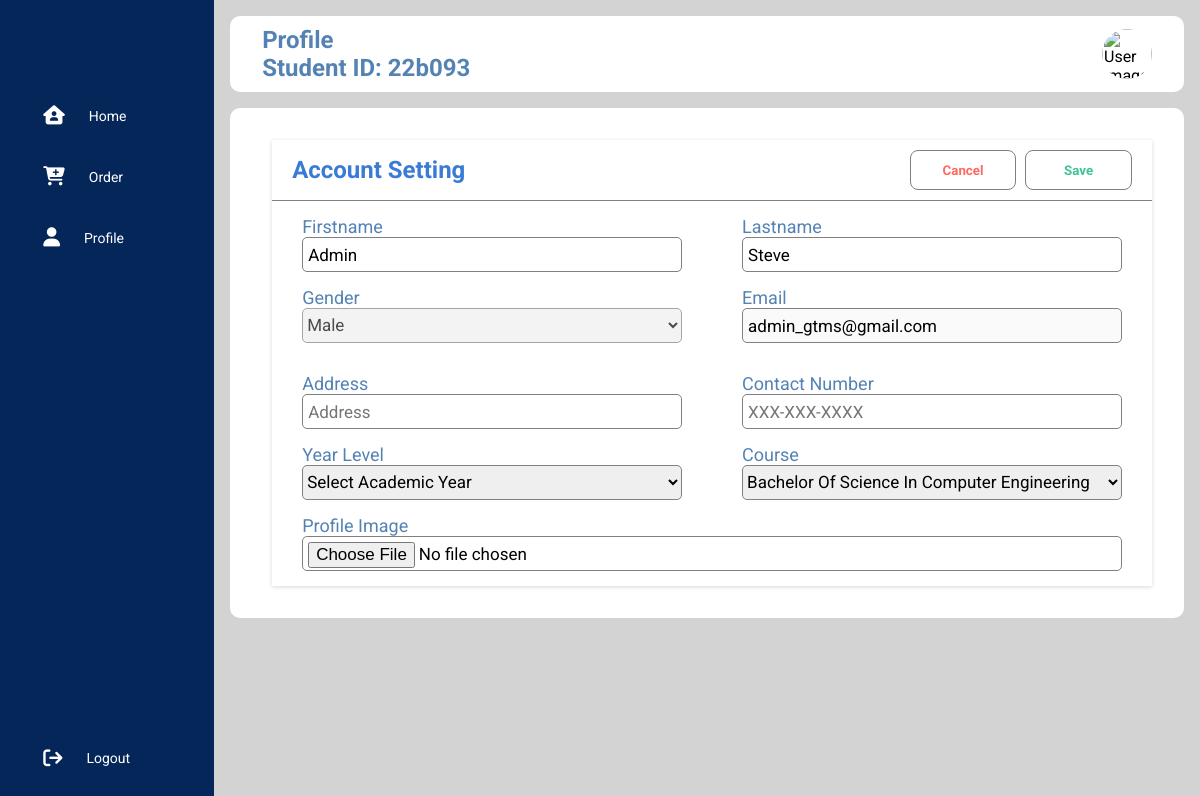
The app's page /user/profile.php (signed in) with its own data.
### tables this page shows
CREATE TABLE `users` (
  `id` int(11) NOT NULL,
  `student_id` varchar(25) NOT NULL,
  `firstname` varchar(50) NOT NULL,
  `lastname` varchar(25) NOT NULL,
  `gender` varchar(10) NOT NULL,
  `email_address` varchar(50) NOT NULL,
  `password` varchar(255) NOT NULL,
  `contact_no` varchar(12) NOT NULL,
  `address` varchar(255) NOT NULL,
  `course` varchar(255) NOT NULL,
  `academic_year` varchar(255) NOT NULL,
  `access_level` varchar(25) NOT NULL,
  `image_profile` varchar(255) NOT NULL,
  `profile_status` varchar(50) NOT NULL,
  `created` timestamp NOT NULL DEFAULT current_timestamp(),
  `modified` datetime NOT NULL DEFAULT current_timestamp()
);

### object/user.php (called while the page is built, shortened)
<?php
class User {
	private $conn;
	private $table_name = "users";
	public $id;
	public function __construct($db) {
		$this->conn = $db;
	}
	function readOne(){
		$query = "SELECT
					firstname,
					lastname,
					student_id,
					image_profile,
					gender,
					email_address,
					contact_no,
					address,
					course,
					academic_year
				FROM
					" . $this->table_name . "
				WHERE
					id = ?
				LIMIT 0,1";
		$stmt = $this->conn->prepare($query);
		$stmt->bindParam(1, $this->id);
		$stmt->execute();
		$row = $stmt->fetch(PDO::FETCH_ASSOC);
		$this->firstname = $row['firstname'];
		$this->lastname =  $row['lastname'];
		$this->student_id =  $row['student_id'];
		$this->gender =  $row['gender'];
		$this->email_address =  $row['email_address'];
		$this->contact_no =  $row['contact_no'];
		$this->address =  $row['address'];
		$this->course =  $row['course'];
		$this->image_profile=$row['image_profile'];
	}
}
?>

### object/course.php (called while the page is built, shortened)
<?php
class Course{
    private $conn;
    private $table_name = "courses";
    public function __construct($db){
        $this->conn = $db;
    }
    function read(){
        $query = "SELECT
                    id, name
                FROM
                    " . $this->table_name . "
                ORDER BY
                    name";
        $stmt = $this->conn->prepare($query);
        $stmt->execute();
        return $stmt;
    }
}
?>

### user/profile.php (the view, shortened to what this page needs)
<?php
include_once '../object/course.php';
include_once '../object/user.php';
$database = new Database();
$db = $database->getConnection();
$user = new User($db);
$course = new Course($db);
$user_id = $_SESSION['user_id'];
$user->id = $user_id;
$user->readOne();
$page_title = "Profile";
include_once 'sidebar.php';
include_once 'layout_head.php';
?>
<div class="panel_container" id="profile-container">
    <div class="panel_wrapper">
        <form class="account" action="<?php echo htmlspecialchars($_SERVER["PHP_SELF"]); ?>" method="POST" enctype="multipart/form-data">
            <div class="account_header">
                <h1 class="account_title">Account Setting</h1>
                <div class="btn_container">
                    <button class="btn_cancel">Cancel</button>
                    <button class="btn_save">Save</button>
                </div>
            </div>
            <div class="account_edit">
                <div class="input_container">
                    <label>Firstname</label>
                    <input type="text" name="firstname" placeholder="Firstname" value="<?php echo $user->firstname;?>">
                </div>
                <div class="input_container">
                    <label>Lastname</label>
                    <input type="text" name="lastname" placeholder="Lastname" value="<?php echo $user->lastname;?>">
                </div>
            </div>
            <div class="account_edit">
                <div class="input_container">
                    <?php
                        if ($user->gender == "") {
                            echo "<label disabled>Gender</label>";
                            echo "<select name= 'gender' required>";
                                echo "<option value='Male'>Male</option>";
                                echo "<option value='Female'>Female</option>";
                            echo "</select>";
                        }else{
                            if ($user->gender == "Male") {
                                echo "<label disabled>Gender</label>";
                                echo "<select name= 'gender' required disabled>";
                                echo "<option value='Male' selected>Male</option>";
                                echo "</select>";
                            }else{
                                echo "<label disabled>Gender</label>";
                                echo "<select name= 'gender' required disabled>";
                                echo "<option value='Male'>Male</option>";
                                echo "<option value='Female'selected>Female</option>";
                                echo "</select>";
                            }
                        }
                    ?>
                </div>
                <div class="input_container">
                    <label>Email</label>
                    <input type="text" name="email_address" placeholder="Email" value="<?php echo $user->email_address;?>" required disabled>
                </div>
            </div>
            <div class="account_edit">
                <div class="input_container">
                    <label>Address</label>
                    <input type="text" name="address" placeholder="Address" value="<?php echo $user->address;?>" required>
                </div>
                <div class="input_container">
                    <label>Contact Number</label>
                    <input type="text" name="contact_no" placeholder="XXX-XXX-XXXX" pattern="[0-9]{3}-[0-9]{3}-[0-9]{4}" value="<?php echo $user->contact_no;?>" required>
                </div>
            </div>
            <div class="account_edit">
                <div class="input_container">
                    <label>Year Level</label>
                    <?php
                        echo "<select name='academic_year'>";
                        echo "<option disabled selected>Select Academic Year</option>";
                        echo "</select>";
                    ?>
                </div>
                <div class="input_container">
                    <label>Course</label>
                    <?php
                    $stmt = $course->read();
                    echo "<select name='course'>";
                    while ($row_course = $stmt->fetch(PDO::FETCH_ASSOC)) {
                        $course_id = $row_course['id'];
                        $course_name = $row_course['name'];
                        if ($user->course==$course_id) {
                            echo "<option value='$course_id' selected>";
                        }else{
                            echo "<option value='$course_id'>";
                        }
                        echo "$course_name</option>";
                    }
                    echo "</select>";
                    ?>
                </div>
            </div>
            <div class="account_edit">
            <div class="input_container">
                    <?php
                        if ($user->image_profile == "") {
                            echo "<label>Profile Image</label>";
                            echo "<input type='file' name='image'>";
                        }else{
                            echo "<input type='text' name='image' value='$user->image_profile'>";
                        }
                    ?>
                </div>
            </div>
        </form>
    </div>
</div>
<?php include_once 'layout_foot.php'; ?>

### user/layout_head.php (shortened to what this page needs)
<html>
<head>
    <link rel="stylesheet" href="https://cdnjs.cloudflare.com/ajax/libs/font-awesome/6.5.2/css/all.min.css"/>
    <?php
    if ($page_title =="Request details") {
        echo "<link rel='stylesheet' href='../libs/css/invoice-style.css'>";
    }else{
        echo "<link rel='stylesheet' href='../libs/css/user-style.css'>";
    }
    ?>
</head>
<body>
<?php
if ($page_title =="Profile") {
    echo "<div class='main_content'>";
        echo "<div class='header_wrapper'>";
            echo "<div class='header_title'>";
                echo "<h2>{$page_title}</h2>";
                echo "<h2>Student ID: {$user->student_id}</h2>";
            echo "</div>";
            echo "<div class='user_info'>";
                echo isset($user->image_profile) ? "<img src='uploads/{$_SESSION['user_id']}/{$user->image_profile}' alt='User Image'>" : "No image found. </br>";
            echo "</div>";
        echo "</div>";
    }
?>

### libs/css/user-style.css (style rules this page uses)
* { margin: 0; padding: 0; border: none; outline: none; box-sizing: border-box; font-family: Roboto; }
body { display: flex; }
.main_content { position: relative; background: lightgray; width: 100%; padding: 1rem; }
.header_wrapper img { width: 50px; height: 50px; cursor: pointer; border-radius: 100%; }
.header_wrapper { display: flex; justify-content: space-between; align-items: center; flex-wrap: wrap; background: white; border-radius: 10px; padding: 10px 2rem; margin-bottom: 1rem; }
.header_title { color: #5483b3; }
.user_info { display: flex; align-items: center; gap: 1rem; }
.panel_container { background: white; padding: 2rem; border-radius: 10px; margin: auto; }
.panel_wrapper { display: flex; flex-wrap: wrap; gap: 1rem; }
.account { flex: 2; width: 50%; margin-left: 10px; background-color: white; box-shadow: rgba(0, 0, 0, 0.16) 0px 1px 4px; height: auto; }
.account_header { display: flex; justify-content: space-between; align-items: center; padding: 10px; border-bottom: 1px solid gray; }
.account_title { font-size: 24px; color: #3a7bd5; font-weight: bold; margin-left: 10px; }
.btn_container { margin-right: 5px; }
.btn_cancel { width: 8em; height: 3em; cursor: pointer; border: 1px solid gray; border-radius: 0.5rem; color: #FF6961; font-weight: bold; margin-right: 5px; background-color: white; box-shadow: rgba(0, 0, 0, 0.1); transition-duration: 0.2s; }
.btn_save { width: 8em; height: 3em; cursor: pointer; border: 1px solid gray; border-radius: 0.5rem; color: #3fc495; font-weight: bold; margin-right: 5px; background-color: #fff; box-shadow: rgba(0, 0, 0, 0.1); transition-duration: 0.2s; }
.account_edit { display: flex; justify-content: space-between; margin: 15px 0; }
.input_container { width: 100%; display: flex; flex-direction: column; margin: 0 30px;; }
.input_container label { color: #5483b3; font-size: 18px; }
.input_container input { height: 35px; border: 1.5px solid gray; border-radius: 5px; color: black; font-size: 17px; padding: 5px; }
.input_container select { height: 35px; border: 1.5px solid gray; border-radius: 5px; color: black; font-size: 17px; text-transform: capitalize; }

### records on screen
users: student "22b093", firstname "Admin", lastname "Steve", email_address "admin_gtms@gmail.com"

### other values on screen
$page_title "Profile"
form field course "Bachelor of Science in Computer Engineering"
